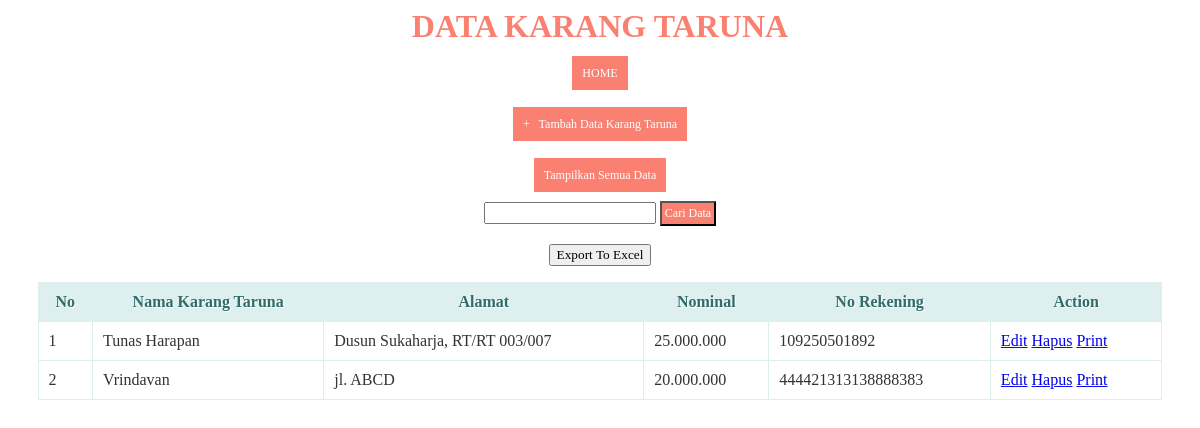
/karangtaruna.php, run on the app's committed database.
### tables this page shows
CREATE TABLE `t_karangtaruna` (
  `id` bigint(20) NOT NULL,
  `Ketua` varchar(50) NOT NULL,
  `No_Rek` bigint(20) NOT NULL,
  `Cabang` varchar(50) NOT NULL,
  `Nama_Karang_Taruna` varchar(50) NOT NULL,
  `Alamat` varchar(200) NOT NULL,
  `Desa` varchar(50) NOT NULL,
  `Kecamatan` varchar(50) NOT NULL,
  `No_Proposal_Pengajuan` varchar(50) NOT NULL,
  `Tgl_Proposal_Pengajuan` date NOT NULL,
  `No_Proposal_Pencairan` varchar(50) NOT NULL,
  `Tgl_Proposal_Pencairan` date NOT NULL,
  `Peruntukan_Dana` varchar(200) NOT NULL,
  `Nominal` varchar(100) NOT NULL,
  `Teks_Nominal` varchar(50) NOT NULL,
  `Anggaran` int(11) NOT NULL
);

### karangtaruna.php (the view, shortened to what this page needs)
<?php
  include('koneksi.php');
?>
<html>
  <head>
  </head>
  <body>
    <center><h1>Data Karang Taruna</h1><center>
    <center><a class="bos" href="index.php">HOME</a><center>
      <br>
      <br>
    <center><a class="bos" href="tambah_karangtaruna.php">+ &nbsp; Tambah Data Karang Taruna</a><center>
    <br>
    <br>
    <center><a class="bos" href="karangtaruna.php">Tampilkan Semua Data</a><center>
    <br>
    <form method="GET" action="karangtaruna.php" enctype="multipart/form-data" >
  <div>
   <input type="text" name="cari" />
   <button type="submit" class="cari" value="cari">Cari Data</button>
  </div>
  <br>
          <button onclick="exportTableToCSV('table_wrapper')">Export To Excel</button>
</form>
    <table id='table_wrapper'>
      <thead>
        <tr>
          <th>No</th>
          <th>Nama Karang Taruna</th>
          <th>Alamat</th>
          <th>Nominal</th>
          <th>No Rekening</th>
          <th>Action</th>
        </tr>
    </thead>
    <tbody>
      <?php
      if(isset($_GET['cari'])){
  $cari = $_GET['cari'];
  $query = "SELECT * FROM t_karangtaruna WHERE Nama_Karang_Taruna LIKE '%".$cari."%' or  Ketua LIKE '%".$cari."%'
  or No_Proposal_Pengajuan LIKE '".$cari."' or No_Proposal_Pencairan LIKE '".$cari."' or Anggaran LIKE '".$cari."' ORDER BY id ASC";
  $result = mysqli_query($koneksi, $query);
 }else{
      $query = "SELECT * FROM t_karangtaruna ORDER BY id ASC";
      $result = mysqli_query($koneksi, $query);}
      $no = 1;
      while($row = mysqli_fetch_assoc($result))
      {
      ?>
       <tr>
          <td><?php echo $no; ?></td>
          <td><?php echo $row['Nama_Karang_Taruna']; ?></td>
          <td><?php echo $row['Alamat']; ?></td>
          <td><?php echo $row['Nominal']; ?></td>
          <td><?php echo $row['No_Rek']; ?></td>
          <td>
              <a href="edit_karangtaruna.php?id=<?php echo $row['id']; ?>">Edit</a>
              <a href="proses_hapuskarangtaruna.php?id=<?php echo $row['id']; ?>" onclick="return confirm('Anda yakin akan menghapus data ini?')">Hapus</a>
              <a href="print_karangtaruna.php?id=<?php echo $row['id']; ?>">Print</a>
          </td>
      </tr>
      <?php
        $no++;
      }
      ?>
    </tbody>
    </table>
  </body>
</html>

### karangtaruna.php (style rules this page uses)
* { font-family: "Trebuchet MS"; }
h1 { text-transform: uppercase; color: salmon; }
table { border: solid 1px #DDEEEE; border-collapse: collapse; border-spacing: 0; width: 95%; margin: 10px auto 10px auto; }
table thead th { background-color: #DDEFEF; border: solid 1px #DDEEEE; color: #336B6B; padding: 10px; text-align: center; text-shadow: 1px 1px 1px #fff; text-decoration: none; }
table tbody td { border: solid 1px #DDEEEE; color: #333; padding: 10px; text-shadow: 1px 1px 1px #fff; }
.bos { background-color: salmon; color: #fff; padding: 10px; text-decoration: none; font-size: 12px; }
.cari { background-color: salmon; color: #fff; padding: 3px; text-decoration: none; font-size: 12px; }

### data on the page
t_karangtaruna: Nama_Karang_Taruna "Tunas Harapan", Alamat "Dusun Sukaharja, RT/RT 003/007", Nominal "25.000.000", No_Rek "109250501892"
t_karangtaruna: Nama_Karang_Taruna "Vrindavan", Alamat "jl. ABCD", Nominal "20.000.000", No_Rek "444421313138888383"
